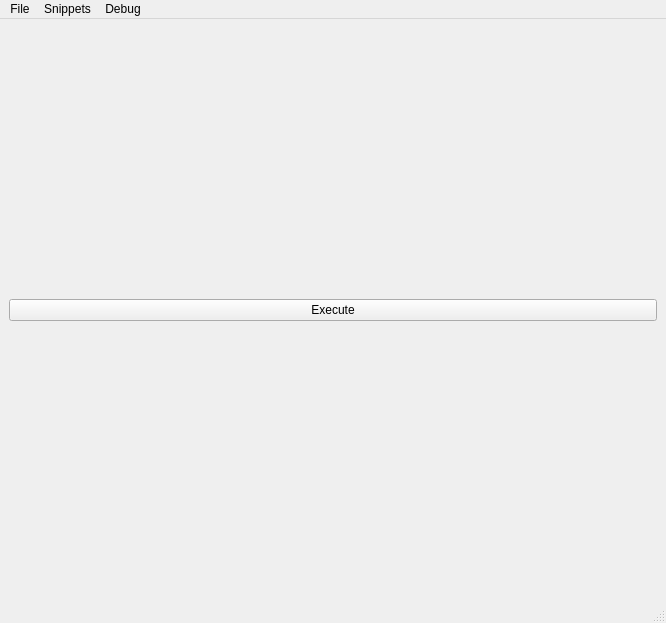
<?xml version="1.0" encoding="UTF-8"?>
<ui version="4.0">
 <class>CodeEditorWindow</class>
 <widget class="QMainWindow" name="CodeEditorWindow">
  <property name="geometry">
   <rect>
    <x>0</x>
    <y>0</y>
    <width>666</width>
    <height>623</height>
   </rect>
  </property>
  <property name="windowTitle">
   <string>Code Editor</string>
  </property>
  <widget class="QWidget" name="centralwidget">
   <layout class="QVBoxLayout" name="verticalLayout">
    <item>
     <layout class="QVBoxLayout" name="verticalLayout_2"/>
    </item>
    <item>
     <widget class="QPushButton" name="pushButtonExecute">
      <property name="text">
       <string>Execute</string>
      </property>
     </widget>
    </item>
   </layout>
  </widget>
  <widget class="QMenuBar" name="menubar">
   <property name="geometry">
    <rect>
     <x>0</x>
     <y>0</y>
     <width>666</width>
     <height>21</height>
    </rect>
   </property>
   <widget class="QMenu" name="menuFile">
    <property name="title">
     <string>File</string>
    </property>
    <addaction name="actionExit"/>
   </widget>
   <widget class="QMenu" name="menuSnippets">
    <property name="title">
     <string>Snippets</string>
    </property>
    <addaction name="actionExample1"/>
    <addaction name="actionHello_World"/>
    <addaction name="actionEuclidean"/>
   </widget>
   <widget class="QMenu" name="menuDebug">
    <property name="title">
     <string>Debug</string>
    </property>
    <addaction name="actionStart_Debugging"/>
   </widget>
   <addaction name="menuFile"/>
   <addaction name="menuSnippets"/>
   <addaction name="menuDebug"/>
  </widget>
  <widget class="QStatusBar" name="statusbar"/>
  <action name="actionExample1">
   <property name="text">
    <string>Example1</string>
   </property>
  </action>
  <action name="actionStart_Debugging">
   <property name="text">
    <string>Start Debugging</string>
   </property>
  </action>
  <action name="actionExit">
   <property name="text">
    <string>Exit</string>
   </property>
  </action>
  <action name="actionHello_World">
   <property name="text">
    <string>Hello World</string>
   </property>
  </action>
  <action name="actionEuclidean">
   <property name="text">
    <string>Euclidean</string>
   </property>
  </action>
 </widget>
 <resources/>
 <connections/>
</ui>
